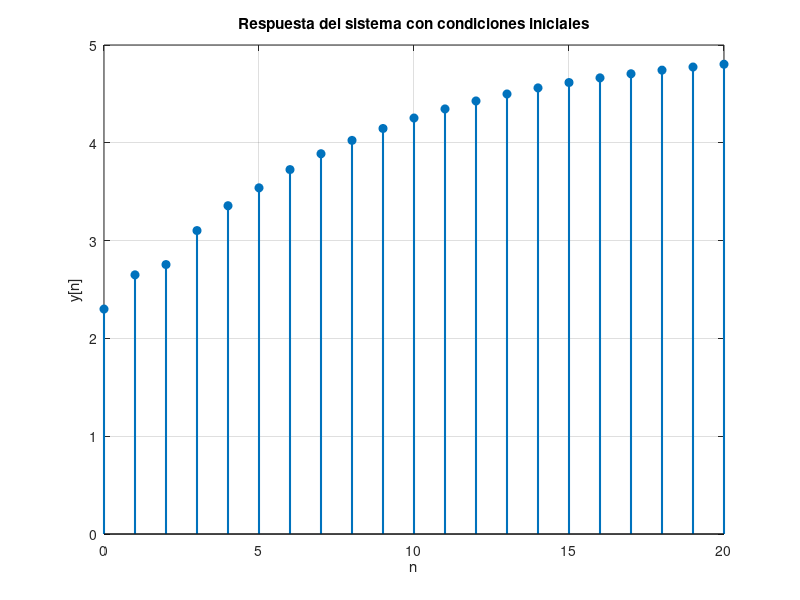

The MATLAB script that drew this image:
clc, clear, close all
% ==========================================
% EJERCICIO 5 - Punto 1 (Respuesta en el tiempo con filtic)
% ==========================================

% 1. Definimos los coeficientes del sistema H(z)
b = [1];
a = [1, -0.5, -0.1, -0.2];

% 2. Definimos las condiciones iniciales (y_past)
% El orden SIEMPRE es: [y[-1], y[-2], y[-3], ...]
y_iniciales = [1, 2, 3];

% 3. Calculamos los estados iniciales del filtro con filtic
% (Como no hay condiciones iniciales de entrada x, solo le pasamos y)
zi = filtic(b, a, y_iniciales);

% 4. Creamos el vector de tiempo (n) y la entrada escalón (x)
n = 0:20;             % Simulamos 30 muestras
x = ones(1, length(n)); % Escalón u[n]

% 5. Filtramos la señal pasándole los estados iniciales (zi)
y = filter(b, a, x, zi);

% 6. Graficamos
figure(1);
stem(n, y, 'filled', 'LineWidth', 1.5);
title('Respuesta del sistema con condiciones iniciales');
xlabel('n');
ylabel('y[n]');
grid on;
